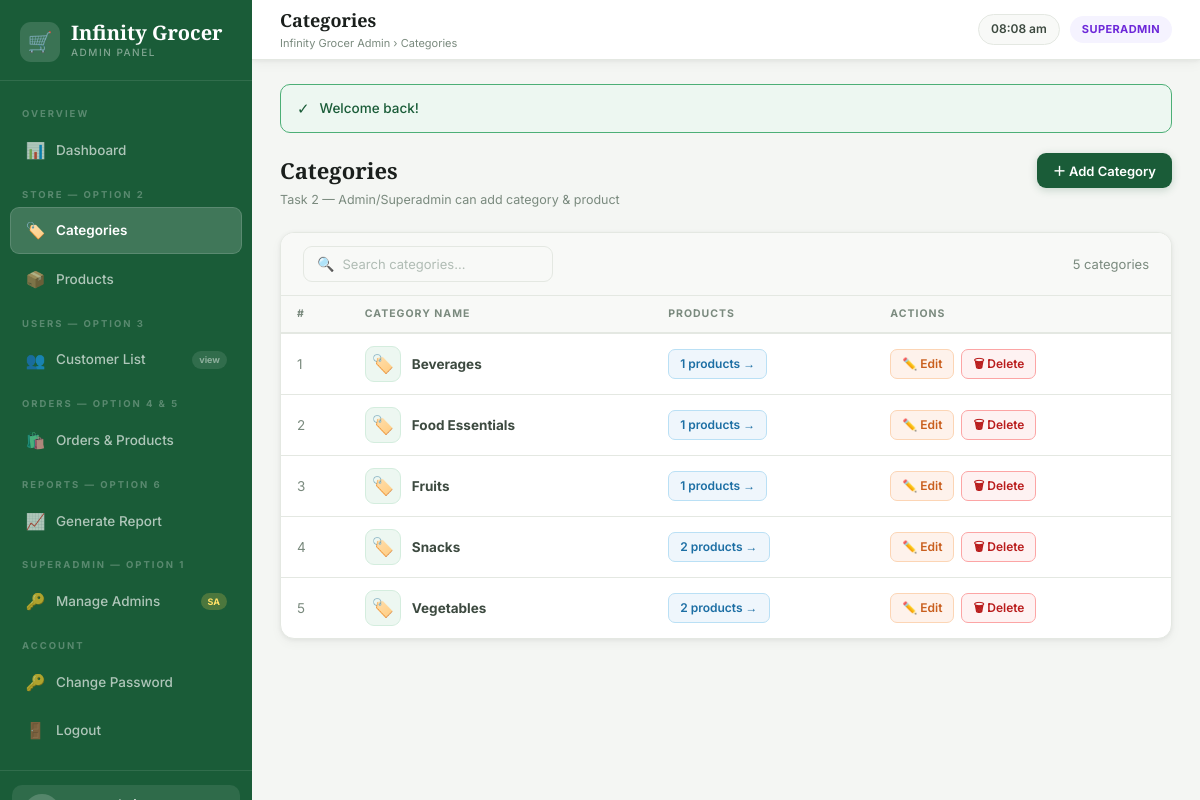
/admin/pages/categories.php (signed in), run on an earlier commit of the app's database.
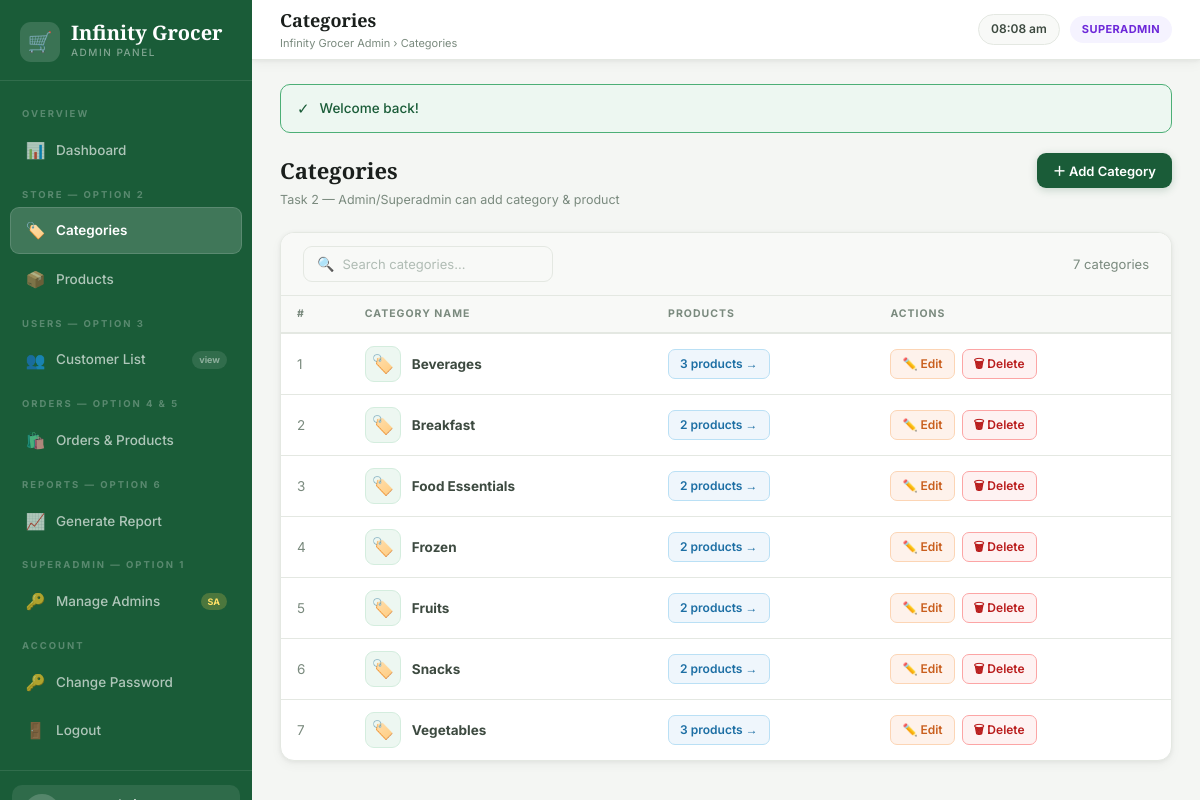
And on a later commit of the database.
### tables this page shows
CREATE TABLE IF NOT EXISTS categories (
    category_id INT PRIMARY KEY AUTO_INCREMENT,
    category_name VARCHAR(255) NOT NULL UNIQUE
);

### admin/pages/categories.php (the view, shortened to what this page needs)
<?php
require_once '../includes/auth.php';
requireLogin();$db=getDB();$page_title='Categories';
$s=sanitize($_GET['search']??'');$w=$s?"WHERE c.category_name LIKE '%$s%'":'';
$rows=[];$r=$db->query("SELECT c.*,COUNT(p.product_id) pc FROM categories c LEFT JOIN products p ON p.active = 1 AND c.category_id=p.category_id $w GROUP BY c.category_id ORDER BY c.category_name");
while($x=$r->fetch_assoc())$rows[]=$x;
require_once '../includes/header.php';
?>
<div class="page-head">
  <div><h2>Categories</h2><p>Task 2 — Admin/Superadmin can add category &amp; product</p></div>
  <button class="btn btn-primary" onclick="openModal('addM')">＋ Add Category</button>
</div>
<div class="card">
  <div class="filters-row">
    <form method="GET" style="display:flex;gap:10px;align-items:center">
      <div class="search-bar"><span class="si">🔍</span><input type="text" name="search" placeholder="Search categories..." value="<?= $s ?>"></div>
    </form>
    <span style="margin-left:auto;font-size:13px;color:var(--text3)"><?= count($rows) ?> categories</span>
  </div>
  <div class="tbl-wrap"><table>
    <thead><tr><th>#</th><th>Category Name</th><th>Products</th><th>Actions</th></tr></thead>
    <tbody>
    <?php if(empty($rows)):?><tr><td colspan="4"><div class="empty-state"><div class="ei">🏷️</div><p>No categories yet</p></div></td></tr>
    <?php else:$i=1;foreach($rows as $c):?>
    <tr>
      <td style="color:var(--text3)"><?=$i++?></td>
      <td><div style="display:flex;align-items:center;gap:11px">
        <div style="width:36px;height:36px;background:var(--green-bg);border:1px solid var(--green-lt);border-radius:9px;display:flex;align-items:center;justify-content:center;font-size:18px">🏷️</div>
        <strong><?= sanitize($c['category_name'])?></strong>
      </div></td>
      <td><a href="products.php?category=<?=$c['category_id']?>" class="btn btn-blue btn-sm"><?=$c['pc']?> products →</a></td>
      <td><div style="display:flex;gap:7px">
        <button class="btn btn-orange btn-sm" onclick="editCat(<?=$c['category_id']?>,'<?= addslashes(sanitize($c['category_name']))?>')">✏️ Edit</button>
        <a href="categories.php?delete=<?=$c['category_id']?>" class="btn btn-danger btn-sm" onclick="return confirm('Delete?')">🗑 Delete</a>
      </div></td>
    </tr>
    <?php endforeach;endif;?>
    </tbody>
  </table></div>
</div>
<?php require_once '../includes/footer.php'; ?>

What changed in the data, as far as the page shows it:
computed for categories "Beverages": pc "1" → "3"
added categories: category_name "Breakfast", pc "2"
computed for categories "Food Essentials": pc "1" → "2"
added categories: category_name "Frozen", pc "2"
computed for categories "Fruits": pc "1" → "2"
computed for categories "Vegetables": pc "2" → "3"
Also different on the page:
count($rows): "5" → "7"
